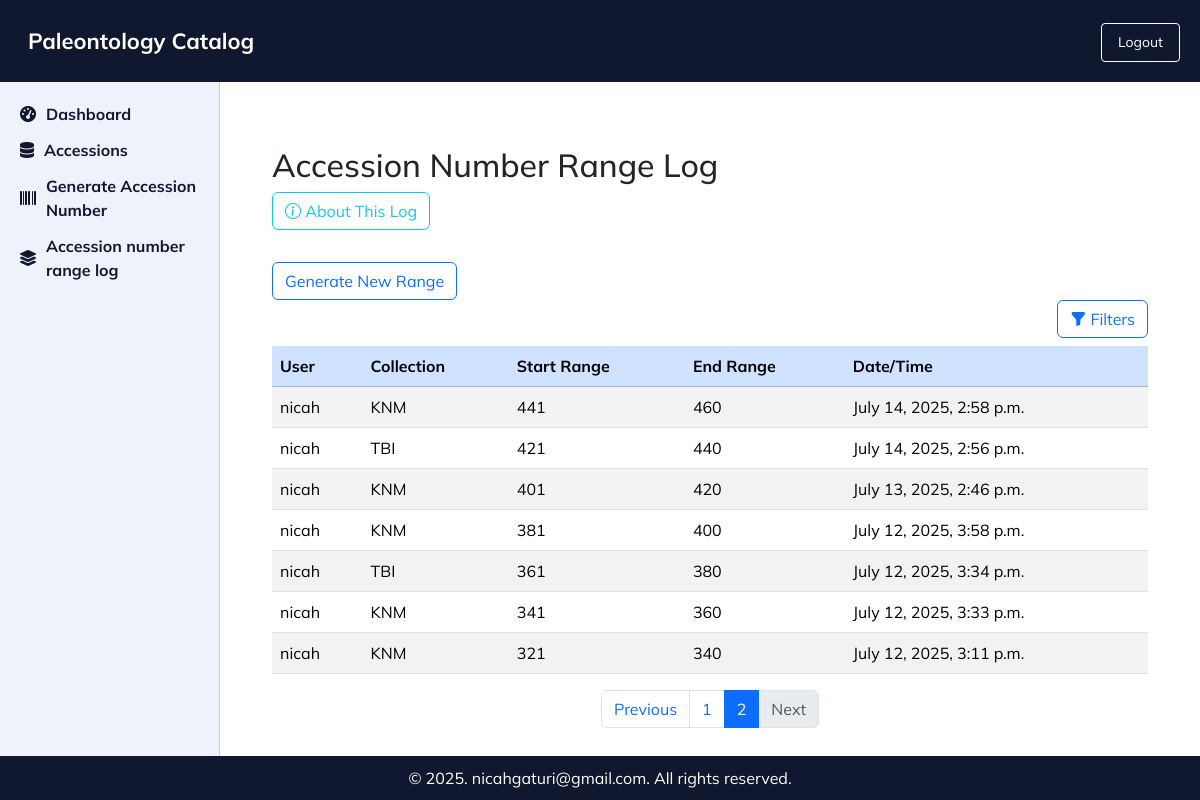
Page /accession-range-log/?page=2 (signed in) on the committed database.
### PaleoApp/models.py (models this page shows, shortened)
class AccessionNumberRangeLog(models.Model):
    user = models.ForeignKey(User, on_delete=models.SET_NULL, null=True, blank=True)
    collection = models.ForeignKey(Collection, on_delete=models.CASCADE)
    start_range = models.PositiveIntegerField()
    end_range = models.PositiveIntegerField()
    generated_at = models.DateTimeField(default=timezone.now)

class Collection(models.Model):
    name = models.CharField(max_length=100)
    abbreviation = models.CharField(max_length=10, blank=True, null=True)
    start_range = models.PositiveIntegerField(null=True, blank=True)
    end_range = models.PositiveIntegerField(null=True, blank=True)

### PaleoApp/views.py (the view)
# urls.py: path('accession-range-log/', views.accession_number_range_log, name='accession_number_range_log'),
@login_required(login_url='login')
def accession_number_range_log(request):
    user_query = request.GET.get('user', '').strip()
    collection_query = request.GET.get('collection', '').strip()
    logs = AccessionNumberRangeLog.objects.select_related('user', 'collection').order_by('-generated_at')
    if user_query:
        logs = logs.filter(user__username__icontains=user_query)
    if collection_query:
        logs = logs.filter(collection__name__icontains=collection_query)
    paginator = Paginator(logs, 10)
    page_number = request.GET.get('page')
    page_obj = paginator.get_page(page_number)
    return render(request, 'PaleoApp/accession_number_range_log.html', {
        'page_obj': page_obj,
    })

### PaleoApp/templates/PaleoApp/accession_number_range_log.html (shortened to what this page needs)
{% extends "base.html" %}
{% load static %}
{% block content %}
<!DOCTYPE html>
<html lang="en">
<head>
    <link href="https://cdn.jsdelivr.net/npm/bootstrap@5.3.2/dist/css/bootstrap.min.css" rel="stylesheet" />
    <link href="https://cdn.jsdelivr.net/npm/bootstrap-icons@1.10.5/font/bootstrap-icons.css" rel="stylesheet" />
</head>
<body>
<div class="container mt-4">
    <h2>Accession Number Range Log</h2>
    <a href="{% url 'PaleoApp:range_log_help' %}" class="btn btn-outline-info mb-3" target="_blank">
    <i class="bi bi-info-circle"></i> About This Log
    </a>
        <div class="card-body">
      <a href="{% url 'PaleoApp:generate_new_range' collection_id=page_obj.0.collection.id %}" class="btn btn-outline-primary mt-3">Generate New Range</a>
    </div>
    <div class="d-flex justify-content-end mb-2">
        <button class="btn btn-outline-primary" type="button" data-bs-toggle="collapse" data-bs-target="#filterPanel" aria-expanded="false" aria-controls="filterPanel">
            <i class="bi bi-funnel-fill"></i> Filters
        </button>
    </div>
    <div class="table-responsive">
        <table class="table table-striped table-hover">
            <thead class="table-primary">
                <tr>
                    <th>User</th>
                    <th>Collection</th>
                    <th>Start Range</th>
                    <th>End Range</th>
                    <th>Date/Time</th>
                </tr>
            </thead>
            <tbody>
                {% for log in page_obj %}
                    <tr>
                        <td>{{ log.user.username }}</td>
                        <td>{{ log.collection.name }}</td>
                        <td>{{ log.start_range }}</td>
                        <td>{{ log.end_range }}</td>
                        <td>{{ log.generated_at }}</td>
                    </tr>
                {% empty %}
                    <tr>
                        <td colspan="5" class="text-center">No range logs found.</td>
                    </tr>
                {% endfor %}
            </tbody>
        </table>
    </div>
    <nav aria-label="Page navigation">
        <ul class="pagination justify-content-center">
            {% if page_obj.has_previous %}
                <li class="page-item">
                    <a class="page-link" href="?{% for key, value in request.GET.items %}{% if key != 'page' %}{{ key }}={{ value }}&{% endif %}{% endfor %}page={{ page_obj.previous_page_number }}">Previous</a>
                </li>
            {% else %}
                <li class="page-item disabled"><span class="page-link">Previous</span></li>
            {% endif %}
            {% for i in page_obj.paginator.page_range %}
                {% if page_obj.number == i %}
                    <li class="page-item active"><span class="page-link">{{ i }}</span></li>
                {% elif i > page_obj.number|add:'-3' and i < page_obj.number|add:'3' %}
                    <li class="page-item">
                        <a class="page-link" href="?{% for key, value in request.GET.items %}{% if key != 'page' %}{{ key }}={{ value }}&{% endif %}{% endfor %}page={{ i }}">{{ i }}</a>
                    </li>
                {% endif %}
            {% endfor %}
            {% if page_obj.has_next %}
                <li class="page-item">
                    <a class="page-link" href="?{% for key, value in request.GET.items %}{% if key != 'page' %}{{ key }}={{ value }}&{% endif %}{% endfor %}page={{ page_obj.next_page_number }}">Next</a>
                </li>
            {% else %}
                <li class="page-item disabled"><span class="page-link">Next</span></li>
            {% endif %}
        </ul>
    </nav>
</div>
</body>
</html>
{% endblock %}

### PaleoApp/static/css/style.css (style rules this page uses)
* { padding: 0; margin: 0; box-sizing: border-box; font-family: 'Mulish', sans-serif; transition: 0.3s all ease-in-out; }
html, body { height: 100%; }
body { display: flex; flex-direction: column; background-color: #fff; }

### rows in the picture
AccessionNumberRangeLog: user.username "nicah", collection.name "KNM", start_range "441", end_range "460", generated_at "July 14, 2025, 2:58 p.m."
AccessionNumberRangeLog: user.username "nicah", collection.name "TBI", start_range "421", end_range "440", generated_at "July 14, 2025, 2:56 p.m."
AccessionNumberRangeLog: user.username "nicah", collection.name "KNM", start_range "401", end_range "420", generated_at "July 13, 2025, 2:46 p.m."
AccessionNumberRangeLog: user.username "nicah", collection.name "KNM", start_range "381", end_range "400", generated_at "July 12, 2025, 3:58 p.m."
AccessionNumberRangeLog: user.username "nicah", collection.name "TBI", start_range "361", end_range "380", generated_at "July 12, 2025, 3:34 p.m."
AccessionNumberRangeLog: user.username "nicah", collection.name "KNM", start_range "341", end_range "360", generated_at "July 12, 2025, 3:33 p.m."
AccessionNumberRangeLog: user.username "nicah", collection.name "KNM", start_range "321", end_range "340", generated_at "July 12, 2025, 3:11 p.m."

### other values in the picture
{{ i }} "1"
{{ i }} "2"
